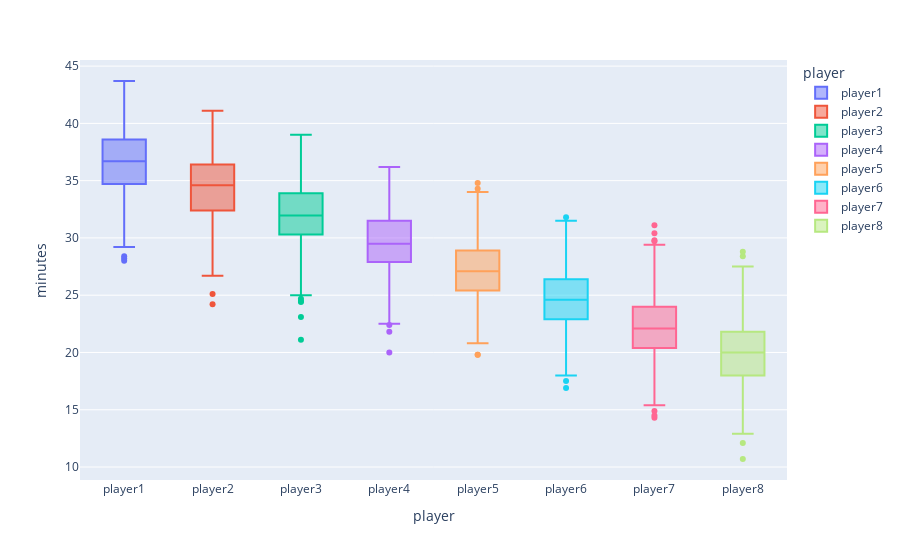

The notebook cell saved with this chart:
### Code cell
# boxplot

fig = px.box(min_long, x="player", y="minutes",color='player')
fig.show()

### Figure 1 — Plotly figure (JSON) as saved in the notebook; plotly's stock layout.template omitted (floating-point values rounded to 4 significant figures; data arrays with more than 128 entries replaced by an {"elided": "..."} marker saying what was removed)
{"data": [{"alignmentgroup": "True", "hovertemplate": "player=%{x}<br>minutes=%{y}<extra></extra>", "legendgroup": "player1", "marker": {"color": "#636efa"}, "name": "player1", "notched": false, "offsetgroup": "player1", "orientation": "v", "showlegend": true, "type": "box", "x": {"elided": "578 str values"}, "x0": " ", "xaxis": "x", "y": {"elided": "578 float values"}, "y0": " ", "yaxis": "y"}, {"alignmentgroup": "True", "hovertemplate": "player=%{x}<br>minutes=%{y}<extra></extra>", "legendgroup": "player2", "marker": {"color": "#EF553B"}, "name": "player2", "notched": false, "offsetgroup": "player2", "orientation": "v", "showlegend": true, "type": "box", "x": {"elided": "578 str values"}, "x0": " ", "xaxis": "x", "y": {"elided": "578 float values"}, "y0": " ", "yaxis": "y"}, {"alignmentgroup": "True", "hovertemplate": "player=%{x}<br>minutes=%{y}<extra></extra>", "legendgroup": "player3", "marker": {"color": "#00cc96"}, "name": "player3", "notched": false, "offsetgroup": "player3", "orientation": "v", "showlegend": true, "type": "box", "x": {"elided": "578 str values"}, "x0": " ", "xaxis": "x", "y": {"elided": "578 float values"}, "y0": " ", "yaxis": "y"}, {"alignmentgroup": "True", "hovertemplate": "player=%{x}<br>minutes=%{y}<extra></extra>", "legendgroup": "player4", "marker": {"color": "#ab63fa"}, "name": "player4", "notched": false, "offsetgroup": "player4", "orientation": "v", "showlegend": true, "type": "box", "x": {"elided": "578 str values"}, "x0": " ", "xaxis": "x", "y": {"elided": "578 float values"}, "y0": " ", "yaxis": "y"}, {"alignmentgroup": "True", "hovertemplate": "player=%{x}<br>minutes=%{y}<extra></extra>", "legendgroup": "player5", "marker": {"color": "#FFA15A"}, "name": "player5", "notched": false, "offsetgroup": "player5", "orientation": "v", "showlegend": true, "type": "box", "x": {"elided": "578 str values"}, "x0": " ", "xaxis": "x", "y": {"elided": "578 float values"}, "y0": " ", "yaxis": "y"}, {"alignmentgroup": "True", "hovertemplate": "player=%{x}<br>minutes=%{y}<extra></extra>", "legendgroup": "player6", "marker": {"color": "#19d3f3"}, "name": "player6", "notched": false, "offsetgroup": "player6", "orientation": "v", "showlegend": true, "type": "box", "x": {"elided": "578 str values"}, "x0": " ", "xaxis": "x", "y": {"elided": "578 float values"}, "y0": " ", "yaxis": "y"}, {"alignmentgroup": "True", "hovertemplate": "player=%{x}<br>minutes=%{y}<extra></extra>", "legendgroup": "player7", "marker": {"color": "#FF6692"}, "name": "player7", "notched": false, "offsetgroup": "player7", "orientation": "v", "showlegend": true, "type": "box", "x": {"elided": "578 str values"}, "x0": " ", "xaxis": "x", "y": {"elided": "578 float values"}, "y0": " ", "yaxis": "y"}, {"alignmentgroup": "True", "hovertemplate": "player=%{x}<br>minutes=%{y}<extra></extra>", "legendgroup": "player8", "marker": {"color": "#B6E880"}, "name": "player8", "notched": false, "offsetgroup": "player8", "orientation": "v", "showlegend": true, "type": "box", "x": {"elided": "578 str values"}, "x0": " ", "xaxis": "x", "y": {"elided": "578 float values"}, "y0": " ", "yaxis": "y"}], "layout": {"boxmode": "overlay", "legend": {"title": {"text": "player"}, "tracegroupgap": 0}, "margin": {"t": 60}, "xaxis": {"anchor": "y", "categoryarray": ["player1", "player2", "player3", "player4", "player5", "player6", "player7", "player8"], "categoryorder": "array", "domain": [0, 1], "title": {"text": "player"}}, "yaxis": {"anchor": "x", "domain": [0, 1], "title": {"text": "minutes"}}}}
